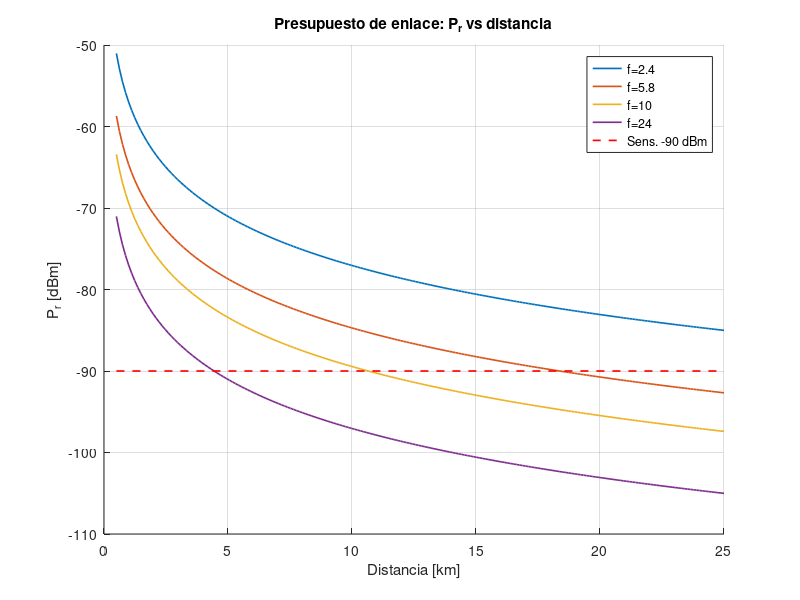

Recreate this plot in MATLAB.
% 01_presupuesto_enlace.m
% Tema 1 - Presupuesto de enlace (version Octave de
% 01_presupuesto_enlace.py). Lamina "Ejemplo: enlace a 5.8 GHz".
%
% Ejecutar:
%     octave-cli 01_presupuesto_enlace.m
%
% Dependencias: Octave (>= 6).

clear; close all; clc;

% ---- ejemplo de la lamina -------------------------------------------------
Pt = 20; Gt = 15; Gr = 12;          % dBm, dBi, dBi
LcableTx = 2; LcableRx = 2;         % dB
Lcables = LcableTx + LcableRx;
d = 5; f = 5.8;                     % km, GHz
Pmin = -90;                         % sensibilidad (dBm)

Lesp = 92.45 + 20*log10(f) + 20*log10(d);
EIRP = Pt + Gt - LcableTx;
Pr = Pt + Gt + Gr - Lesp - Lcables;
margen = Pr - Pmin;

fprintf('============================================================\n');
fprintf('PRESUPUESTO DE ENLACE (ejemplo 5.8 GHz)\n');
fprintf('============================================================\n');
fprintf('EIRP = %5.1f dBm\n', EIRP);
fprintf('L_esp = %5.1f dB  (la lamina: 121.7)\n', Lesp);
fprintf('P_r  = %5.1f dBm (la lamina: -78.7)\n', Pr);
fprintf('Margen = %5.1f dB\n', margen);

% ---- variar d y f ---------------------------------------------------------
fprintf('\nd[km] |  f=2.4  f=5.8  f=10  f=24  (P_r en dBm)\n');
for d_i = [1 2 5 10 20]
  fila = [];
  for f_i = [2.4 5.8 10 24]
    Le = 92.45 + 20*log10(f_i) + 20*log10(d_i);
    fila = [fila, Pt + Gt + Gr - Le - Lcables];
  end
  fprintf('%5.1f | %6.1f %6.1f %6.1f %6.1f\n', d_i, fila);
end

% ---- grafica P_r vs d -----------------------------------------------------
ds = linspace(0.5, 25, 200);
figure;
hold on;
for f_i = [2.4 5.8 10 24]
  Le = 92.45 + 20*log10(f_i) + 20*log10(ds);
  plot(ds, Pt + Gt + Gr - Le - Lcables, 'LineWidth', 1.2);
end
plot([0.5 25], [Pmin Pmin], 'r--', 'LineWidth', 1.2);
legend('f=2.4','f=5.8','f=10','f=24',['Sens. ' num2str(Pmin) ' dBm']);
xlabel('Distancia [km]'); ylabel('P_r [dBm]');
title('Presupuesto de enlace: P_r vs distancia');
grid on;

% ---- alcance maximo -------------------------------------------------------
dmax = 10^((Pt + Gt + Gr - Lcables - Pmin - 92.45 - 20*log10(f))/20);
fprintf('\nAlcance maximo a %.1f GHz: %.2f km\n', f, dmax);

M_fade = 10;
dmax_fade = 10^((Pt + Gt + Gr - Lcables - M_fade - Pmin - 92.45 - 20*log10(f))/20);
fprintf('Con margen de fading M=%.0f dB: %.2f km\n', M_fade, dmax_fade);

%% --------------------------------------------------------------------------
%% Ejercicios propuestos (complete y verifique)
%% --------------------------------------------------------------------------
%  E1. Cambie la sensibilidad a -85 dBm: nuevo margen y nuevo alcance.
%  E2. Agregue 3 dB de perdidas por lluvia y verifique la caida del margen.
%  E3. Enlace satelital (f = 12 GHz, d = 36000 km): calcule L_esp y
%      explique por que se usan antenas de alta ganancia.
%  E4. Duplique la distancia (10 km): verifique que P_r cae 6 dB.
